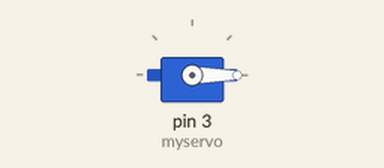
The sketch below on a simulated Arduino Uno, built with avr-gcc and run on an emulated ATmega328P. On the bench: servo.

Above: at 0.05 s.
At 1.5 s:
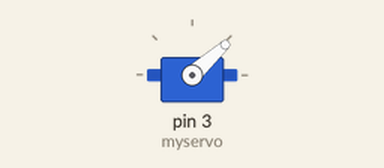
At 3.0 s:
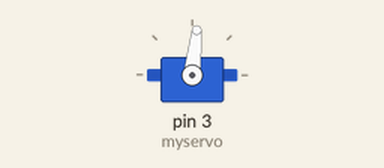
At 6.0 s:
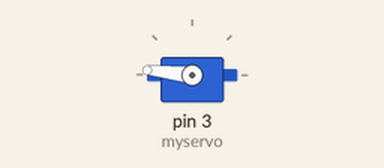
Timing chart, 0 to 7.8 s (numbered marks = the images above):
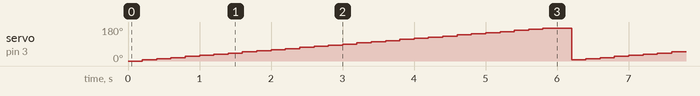

The sketch:

servoTest.ino
```cpp
#include <Servo.h>

Servo myservo;
int pozycja = 0;
int zmiana = 6;

void setup() {
  myservo.attach(3);
}

void loop() {
  if (pozycja < 180) {
    myservo.write(pozycja);
  } else {
    pozycja = 0;
  }
  pozycja = pozycja + zmiana;
  delay(200);
}
```

Measured:
- by itself, servo on pin 3 (myservo): ramps from 6° to 174° and jumps back, once every 6.0 s
